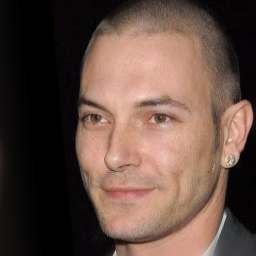
#> input picture deepfake-detector-prototype/face_crop_debug.png, 256 x 256 px; its folder holds only this picture in this run
$ python -i extract_hybrid_forensic_features.py   (imports and definitions only)
#> lines starting #> are read from the running program, lines starting #| are printed output that depends on the picture

import cv2
import numpy as np
import pandas as pd
from pathlib import Path
from tqdm import tqdm

metadata_path = Path("datasets/metadata/ffpp_frame_metadata.csv")

frame_output_path = Path("datasets/metadata/ffpp_hybrid_frame_features.csv")
video_output_path = Path("datasets/metadata/ffpp_hybrid_video_features.csv")

# [1 line that did not run here, left out]

image_extensions = {".jpg", ".jpeg", ".png", ".bmp"}

def extract_features(image_path):
    image = cv2.imread(str(image_path))
#> image is the input picture: shape (256, 256, 3); mean B, G, R 65.8, 75.6, 98.3

    if image is None:
        return None

    gray = cv2.cvtColor(image, cv2.COLOR_BGR2GRAY)
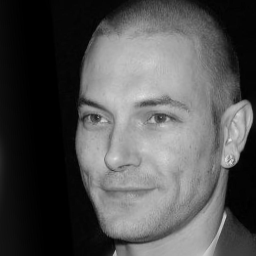
#> gray: shape (256, 256); min 0, max 227, mean 81.3
    gray = gray.astype(np.float32) / 255.0

    # Noise residual features
    smoothed = cv2.GaussianBlur(gray, (5, 5), 1.0)
    residual = gray - smoothed
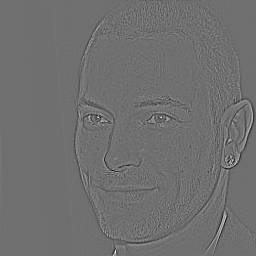
#> residual: shape (256, 256) float32; min -0.194, max 0.248, mean 1.41e-06; drawn with min black and max white

    residual_variance = float(np.var(residual))
#> residual_variance = 0.000219
    residual_mean_absolute = float(np.mean(np.abs(residual)))
#> residual_mean_absolute = 0.00754
    residual_energy = float(np.mean(residual ** 2))
#> residual_energy = 0.000219

    # Frequency-domain features
    centered = gray - np.mean(gray)
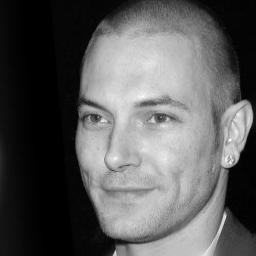
#> centered: shape (256, 256) float32; min -0.319, max 0.571, mean -4.19e-09; drawn with min black and max white

    fft = np.fft.fftshift(np.fft.fft2(centered))
    magnitude = np.abs(fft)
    power = magnitude ** 2

    height, width = gray.shape
#> height = 256; width = 256

    y, x = np.ogrid[:height, :width]
#> y = 256 values from 0 to 255
    center_y = height // 2
#> center_y = 128
    center_x = width // 2
#> center_x = 128

    radius = np.sqrt(
        ((y - center_y) / height) ** 2 +
        ((x - center_x) / width) ** 2
    )

    low_mask = radius < 0.10
    mid_mask = (radius >= 0.10) & (radius < 0.30)
    high_mask = radius >= 0.30

    total_energy = float(np.sum(power)) + 1e-10
#> total_energy = 352973974.6

    low_frequency_ratio = float(np.sum(power[low_mask]) / total_energy)
#> low_frequency_ratio = 0.988
    mid_frequency_ratio = float(np.sum(power[mid_mask]) / total_energy)
#> mid_frequency_ratio = 0.00993
    high_frequency_ratio = float(np.sum(power[high_mask]) / total_energy)
#> high_frequency_ratio = 0.00203

    spectral_centroid = float(
        np.sum(radius * power) / total_energy
    )
#> spectral_centroid = 0.0101

    return {
        "residual_variance": residual_variance,
        "residual_mean_absolute": residual_mean_absolute,
        "residual_energy": residual_energy,
        "low_frequency_ratio": low_frequency_ratio,
        "mid_frequency_ratio": mid_frequency_ratio,
        "high_frequency_ratio": high_frequency_ratio,
        "spectral_centroid": spectral_centroid
    }


frame_results = []

# [26 lines not run here, left out]


frame_df = pd.DataFrame(frame_results)

# [2 lines not run here, left out]

feature_columns = [
    "residual_variance",
    "residual_mean_absolute",
    "residual_energy",
    "low_frequency_ratio",
    "mid_frequency_ratio",
    "high_frequency_ratio",
    "spectral_centroid"
]

# [3 lines that did not run here, left out]

# [4 lines that did not run here, left out]

# [1 line that did not run here, left out]
# [1 line that did not run here, left out]

# [9 lines not run here, left out]

>>> result = extract_features('../deepfake-detector-prototype/face_crop_debug.png')
#> result = {'residual_variance': 0.000219, 'residual_mean_absolute': 0.00754, 'residual_energy': 0.000219, 'low_frequency_ratio': 0.988, 'mid_frequency_ratio': 0.00993, 'high_frequency_ratio': 0.00203, 'spectral_centroid': 0.0101}
